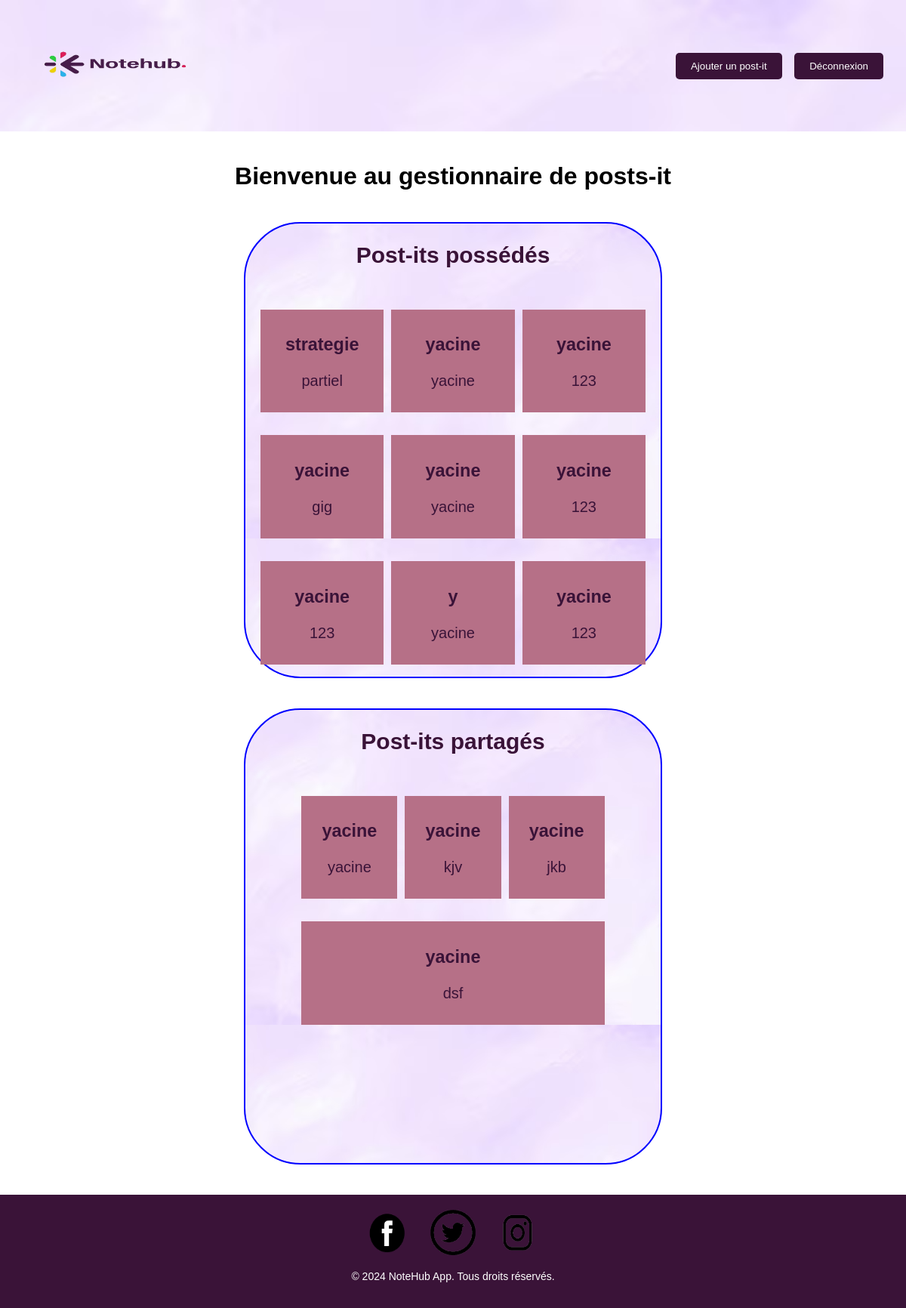
/vue/AccueilVue.php (signed in), run on an earlier commit of the app's database.
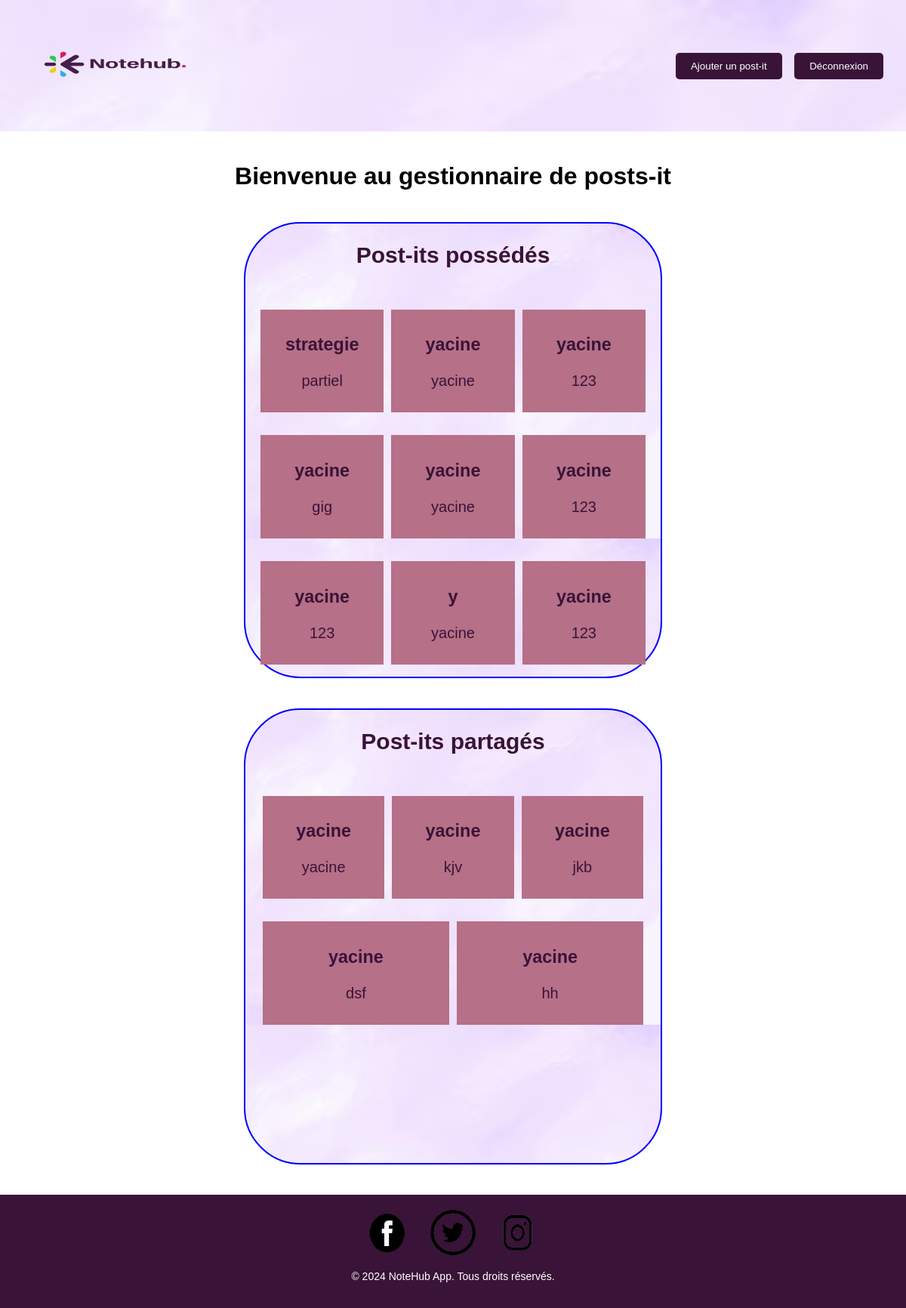
And on a later commit of the database.
### tables this page shows
CREATE TABLE POSTIT (
    IDPOSTIT INTEGER PRIMARY KEY AUTOINCREMENT,
    DATEDECREATION TEXT NOT NULL,
    TITRE TEXT NOT NULL,
    PSEUDO TEXT NOT NULL,
    LIBELLE TEXT NOT NULL,
    IDUSER INTEGER,
    FOREIGN KEY (IDUSER) REFERENCES USER(IDUSER)
);

### modele/PostitModel.php (called while the page is built, shortened)
<?php
class PostitModel {
    private $db;
    public function __construct() {
        $this->db = new PDO('sqlite:C:/laragon/www/ProjetTER/src/bdd/scrip.sqlite');
    }
    public function getAllPostits() {
        $sql = "SELECT * FROM POSTIT";
        $stmt = $this->db->prepare($sql);
        $stmt->execute();
        return $stmt->fetchAll(PDO::FETCH_ASSOC);
    }
    public function getSharedPostits($userId) {
        $sql = "SELECT p.* FROM POSTIT p
                INNER JOIN Partage pa ON p.IDPOSTIT = pa.IDPOSTIT
                WHERE pa.IDUSER = :userId";
        $stmt = $this->db->prepare($sql);
        $stmt->bindParam(':userId', $userId);
        $stmt->execute();
        return $stmt->fetchAll(PDO::FETCH_ASSOC);
    }
}
?>

### vue/AccueilVue.php (the view, shortened to what this page needs)
<?php
require_once __DIR__ . '/../modele/PostitModel.php';
$postitModel = new PostitModel();
$allPostits = $postitModel->getAllPostits() ?: [];
$sharedPostits = isset($_SESSION['userId']) ? $postitModel->getSharedPostits($_SESSION['userId']) : [];
?>
<!DOCTYPE html>
<html lang="en">
<head>
    <link rel="stylesheet" href="styles/accueil.css">
</head>
<body>
    <header>
        <div class="header-container">
            <div class="logo">
                <img src="images/logosite.png" alt="logo">
            </div>
            <nav>
                <button id="ajouterPostItBtn">Ajouter un post-it</button>
                <button id="logoutBtn">Déconnexion</button>
            </nav>
        </div>
    </header>
    <div class="container">
        <h1>Bienvenue au gestionnaire de posts-it</h1>
        <div class="post-it-wrapper">
            <h2>Post-its possédés</h2>
            <div class="post-it-container" id="post-it-container-owned">
            <div class="post-it-container" id="post-it-container-owned">
    <?php foreach ($allPostits as $postit): ?>
        <div class="post-it">
            <h3><?php echo htmlspecialchars($postit['TITRE'], ENT_QUOTES, 'UTF-8'); ?></h3>
            <p><?php echo nl2br(htmlspecialchars($postit['LIBELLE'], ENT_QUOTES, 'UTF-8')); ?></p>
        </div>
    <?php endforeach; ?>
</div>
            </div>
        </div>
        <div class="post-it-wrapper">
            <h2>Post-its partagés</h2>
            <div class="post-it-container" id="post-it-container-shared">
            <div class="post-it-container" id="post-it-container-shared">
    <?php foreach ($sharedPostits as $postit): ?>
        <div class="post-it">
            <h3><?php echo htmlspecialchars($postit['TITRE'], ENT_QUOTES, 'UTF-8'); ?></h3>
            <p><?php echo nl2br(htmlspecialchars($postit['LIBELLE'], ENT_QUOTES, 'UTF-8')); ?></p>
        </div>
    <?php endforeach; ?>
</div>
            </div>
        </div>
    </div>
    <footer>
        <div class="social-icons">
            <a href="#"><img src="images/facebook.png" alt="Facebook"></a>
            <a href="#"><img src="images/twitter.png" alt="Twitter"></a>
            <a href="#"><img src="images/instagram.png" alt="Instagram"></a>
        </div>
        <p>&copy; 2024 NoteHub App. Tous droits réservés.</p>
    </footer>
</body>
</html>

### vue/styles/accueil.css (style rules this page uses)
body { font-family: Arial, sans-serif; margin: 0; padding: 0; }
.header-container { display: flex; justify-content: space-between; align-items: center; padding: 10px 30px; background-size: cover; background-image: url('fondd.png'); }
.logo img { width: 250px; height: 150px; }
nav button { background-color: #3a1338; color: #fff; border: none; padding: 10px 20px; margin-left: 12px; cursor: pointer; }
.container { text-align: center; padding: 20px; }
.post-it-wrapper { display: inline-block; margin: 20px; vertical-align: top; color: #3a1338; font-size: 20px; background-image: url('fondd.png'); height: 600px; width: 550px; border: 2px solid blue; border-radius: 75px; }
.post-it-container { display: flex; flex-wrap: wrap; justify-content: center; }
.post-it { background-color: #b67087; width: 200px; padding: 10px; margin: 10px; }
body { font-family: Arial, sans-serif; text-align: center; }
button { padding: 10px 20px; background-color: #f5e1ef; color: #0000ff; border: none; border-radius: 5px; cursor: pointer; transition: background-color 0.3s ease; }
footer { background-color: #3a1338; color: #fff; padding: 20px; text-align: center; }
.social-icons { margin-bottom: 20px; }
.social-icons a { margin: 0 10px; }
.social-icons img { width: 60px; height: 60px; vertical-align: middle; }
footer p { font-size: 14px; }
.post-it-container { display: flex; flex-wrap: wrap; gap: 10px; padding: 10px; align-items: flex-start; justify-content: space-around; max-height: 500px; overflow-y: auto; }
.post-it { width: 100%; margin: 10px 0; height: auto; max-height: 150px; overflow: hidden; }
@media (min-width: 1200px) { .post-it { flex: 1 1 calc(25% - 20px); } }

What changed in the data, as far as the page shows it:
added postit: TITRE "yacine", LIBELLE "hh", shown under "Post-its partagés"
